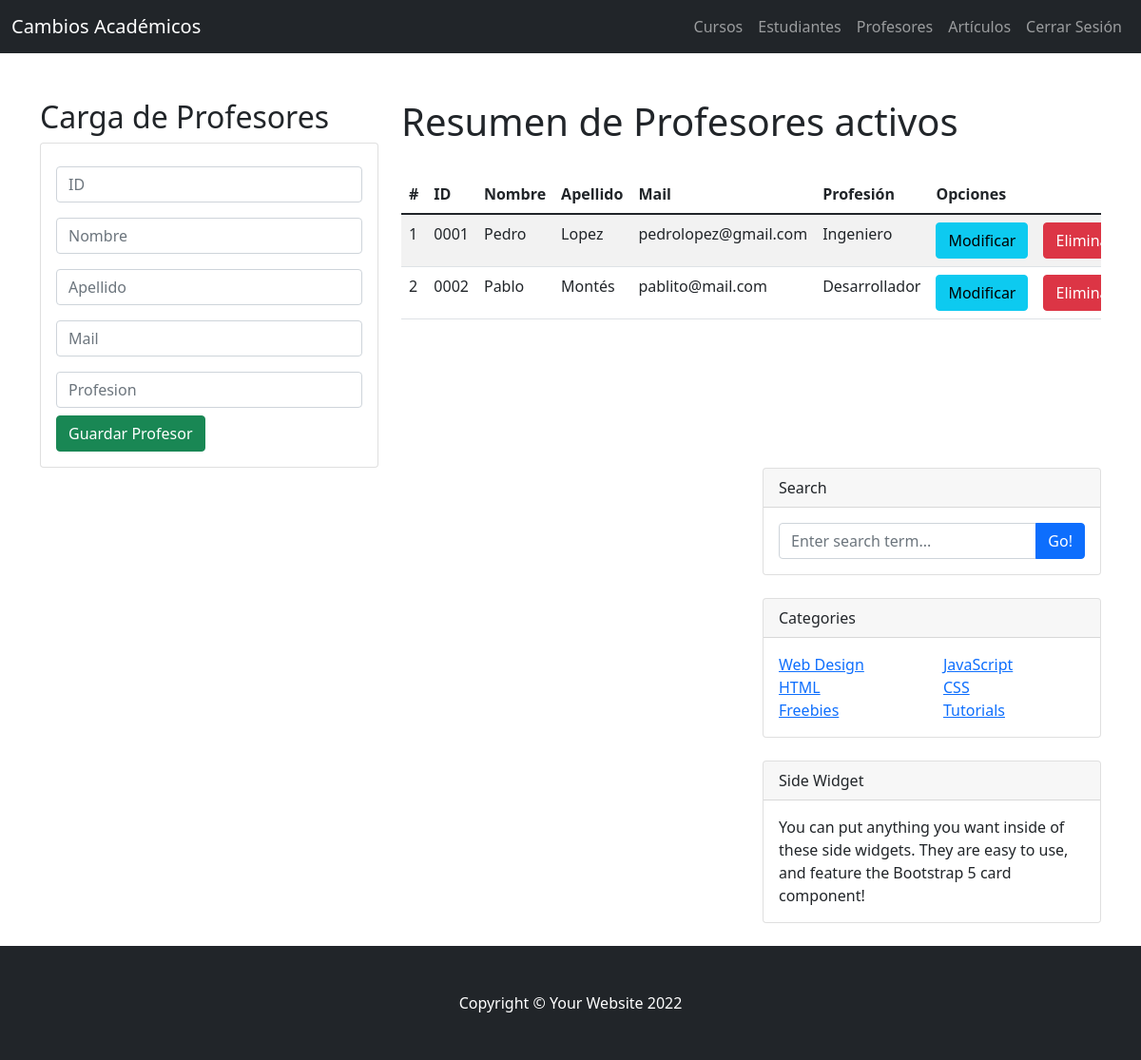
Before: /ProfesorHome/ (signed in) with the older database file.
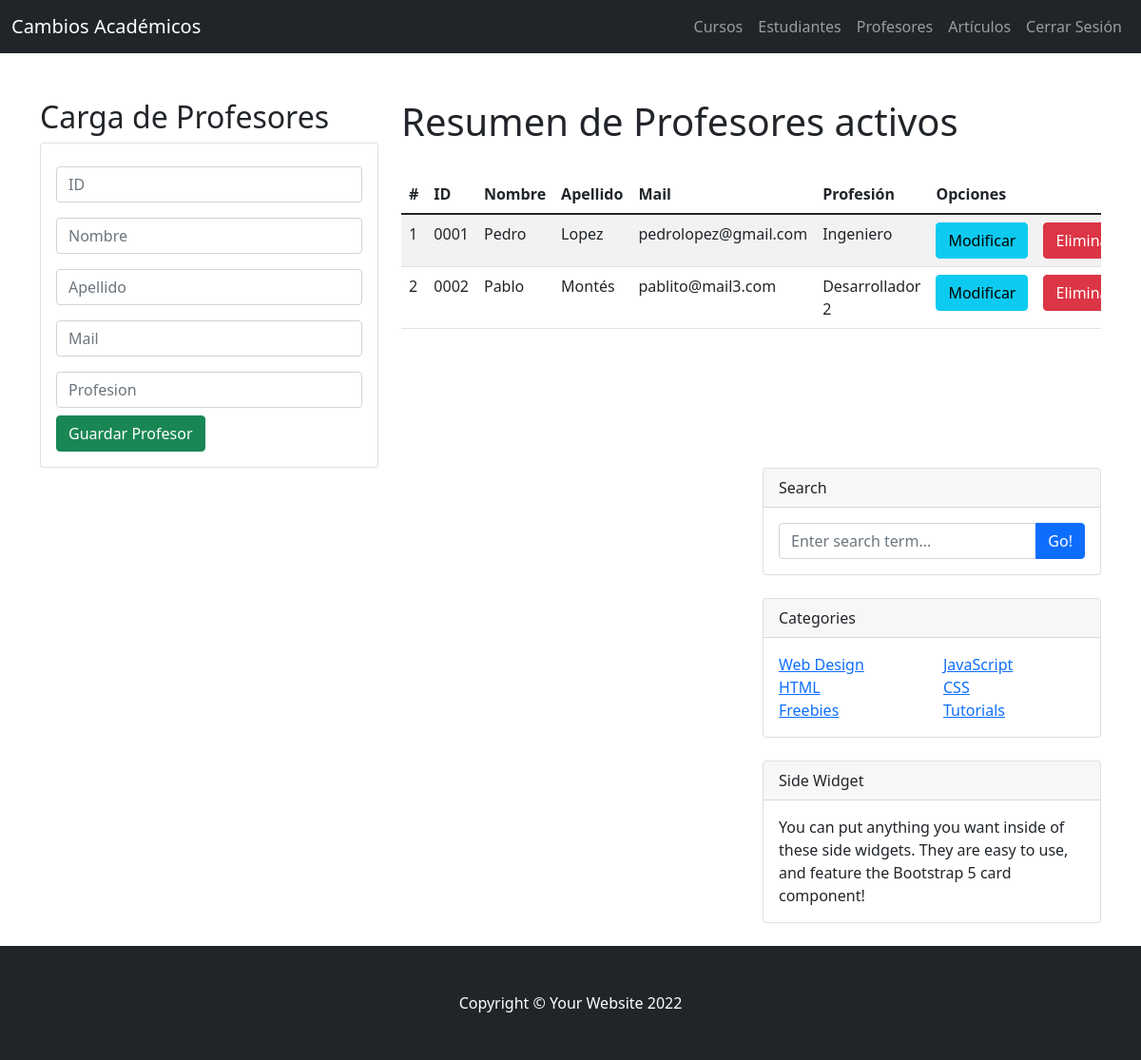
After: the same page with the newer database file.
### blog/models.py (models this page shows, shortened)
class Profesor(models.Model):
    id = models.CharField(primary_key=True, max_length=4)
    nombre = models.CharField(max_length=30)
    apellido = models.CharField(max_length=30)
    email = models.EmailField()
    profesion = models.CharField(max_length=30)

### blog/views.py (the view)
# urls.py: path('ProfesorHome/', views.ProfesorHome),
@login_required
def ProfesorHome(request):
    profesorlistado = Profesor.objects.all()
    return render(request, "profesor.html", {"profesores": profesorlistado})

### blog/templates/profesor.html (shortened to what this page needs)
{% extends "./index.html" %}
{% load static %}
{% block body %}
<div class="row">
    <div class="col-sm-12 col-md-6 col-lg-4 col-xl-4">
        <h2>Carga de Profesores</h2>
        <div class="card">
            <div class="card-body">
                <form action="/ProfesorHome/NuevoProfesor/" method="POST">{% csrf_token %}
                    <div class="form-group py-2">
                        <input type="text" id="IDNum" name="IDNum" class="form-control"
                        placeholder="ID" minlength="2" maxlength="4" required>
                    </div>
                    <div class="form-group py-2">
                        <input type="text" id="NombreTxt" name="NombreTxt" class="form-control"
                        placeholder="Nombre" maxlength="30" required>
                    </div>
                    <div class="form-group py-2">
                        <input type="text" id="ApellidoTxt" name="ApellidoTxt" class="form-control"
                        placeholder="Apellido" maxlength="30" required>
                    </div>
                    <div class="form-group py-2">
                        <input type="text" id="EmailTxt" name="EmailTxt" class="form-control"
                        placeholder="Mail" maxlength="50" required>
                    </div>
                    <div class="form-group py-2">
                        <input type="text" id="ProfesionTxt" name="ProfesionTxt" class="form-control"
                        placeholder="Profesion" maxlength="30" required>
                    </div>
                    <div class="form-group">
                       <button type="submit" class="btn btn-success btn-block text-white">Guardar Profesor</button>
                    </div>
                </form>
            </div>
        </div>
    </div>
    <div class="col-sm-12 col-md-6 col-lg-8 col-xl-8">
        <h1>Resumen de Profesores activos</h1>
        <div class="table-responsive py-4">
            <table class="table table-striped">
                <thead>
                    <tr>
                        <th>#</th>
                        <th>ID</th>
                        <th>Nombre</th>
                        <th>Apellido</th>
                        <th>Mail</th>
                        <th>Profesión</th>
                        <th colspan="2">Opciones</th>
                    </tr>
                </thead>
                <tbody>
                    {% for p in profesores %}
                    <tr>
                        <td>{{forloop.counter}}</td>
                        <td>{{p.id}}</td>
                        <td>{{p.nombre}}</td>
                        <td>{{p.apellido}}</td>
                        <td>{{p.email}}</td>
                        <td>{{p.profesion}}</td>
                        <td><a href="EditarProfesor/{{p.id}}" class="btn btn-info">Modificar</a></td>
                        <td><a href="EliminarProfesor/{{p.id}}" class="btn btn-danger">Eliminar</a></td>
                    </tr>
                    {% endfor %}
                </tbody>
            </table>
        </div>
    </div>
</div>
{% endblock %}

Changed rows visible on the page:
changed Profesor "Pablo": email "pablito@mail.com" → "pablito@mail3.com"; profesion "Desarrollador" → "Desarrollador 2"
